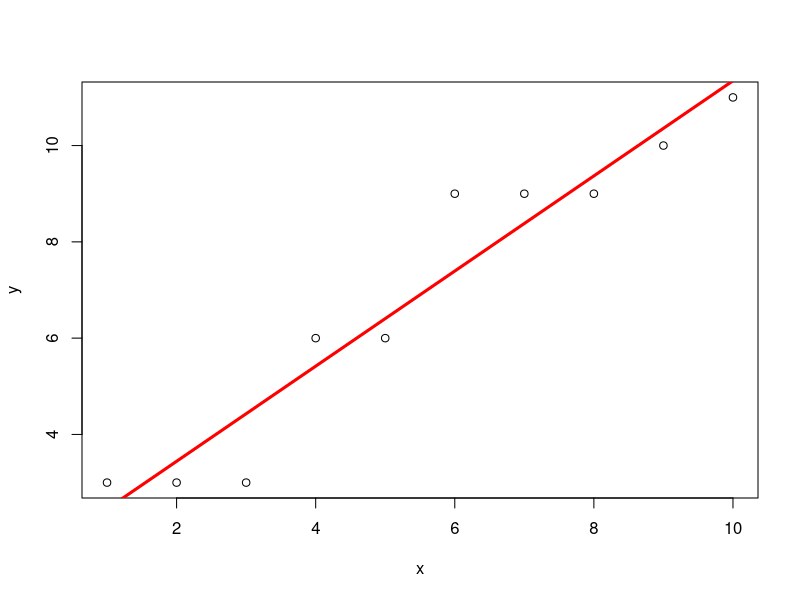

Generate this figure with R:
x <- 1:10
y <- c(3,3,3,6,6,9,9,9,10,11)
plot(x,y)

# cov
cov(x,y)
x_bar <- mean(x)
y_bar <- mean(y)

w1 <- sum((x-x_bar) * (y-y_bar)) / sum((x-x_bar)^2)
w0 <- y_bar - w1 * x_bar

abline(w0, w1, col="red", lwd=3)

w0 + w1 * 11 

w1 == cov(x,y)/var(x)


# R provide
# lm Linear Model
# output ~ input
lm(y ~ x)
